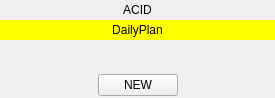
<?xml version="1.0" encoding="UTF-8"?>
<ui version="4.0">
 <class>DailyPlanWidget</class>
 <widget class="QWidget" name="DailyPlanWidget">
  <property name="enabled">
   <bool>true</bool>
  </property>
  <property name="geometry">
   <rect>
    <x>0</x>
    <y>0</y>
    <width>275</width>
    <height>98</height>
   </rect>
  </property>
  <property name="sizePolicy">
   <sizepolicy hsizetype="Fixed" vsizetype="Maximum">
    <horstretch>0</horstretch>
    <verstretch>0</verstretch>
   </sizepolicy>
  </property>
  <property name="minimumSize">
   <size>
    <width>275</width>
    <height>98</height>
   </size>
  </property>
  <property name="maximumSize">
   <size>
    <width>16777215</width>
    <height>16777215</height>
   </size>
  </property>
  <property name="windowTitle">
   <string>LevelsWidget</string>
  </property>
  <property name="autoFillBackground">
   <bool>false</bool>
  </property>
  <layout class="QVBoxLayout" name="verticalLayout">
   <property name="spacing">
    <number>0</number>
   </property>
   <property name="leftMargin">
    <number>0</number>
   </property>
   <property name="topMargin">
    <number>0</number>
   </property>
   <property name="rightMargin">
    <number>0</number>
   </property>
   <property name="bottomMargin">
    <number>0</number>
   </property>
   <item>
    <widget class="QLabel" name="labelACID">
     <property name="sizePolicy">
      <sizepolicy hsizetype="Preferred" vsizetype="Fixed">
       <horstretch>0</horstretch>
       <verstretch>0</verstretch>
      </sizepolicy>
     </property>
     <property name="minimumSize">
      <size>
       <width>275</width>
       <height>20</height>
      </size>
     </property>
     <property name="maximumSize">
      <size>
       <width>16777215</width>
       <height>16777215</height>
      </size>
     </property>
     <property name="frameShape">
      <enum>QFrame::Panel</enum>
     </property>
     <property name="frameShadow">
      <enum>QFrame::Plain</enum>
     </property>
     <property name="lineWidth">
      <number>0</number>
     </property>
     <property name="text">
      <string>ACID</string>
     </property>
     <property name="alignment">
      <set>Qt::AlignCenter</set>
     </property>
    </widget>
   </item>
   <item>
    <widget class="QLabel" name="labelType">
     <property name="sizePolicy">
      <sizepolicy hsizetype="Preferred" vsizetype="Fixed">
       <horstretch>0</horstretch>
       <verstretch>0</verstretch>
      </sizepolicy>
     </property>
     <property name="minimumSize">
      <size>
       <width>270</width>
       <height>20</height>
      </size>
     </property>
     <property name="maximumSize">
      <size>
       <width>16777215</width>
       <height>16777215</height>
      </size>
     </property>
     <property name="styleSheet">
      <string notr="true">background-color: rgb(255, 255, 0);</string>
     </property>
     <property name="frameShape">
      <enum>QFrame::Panel</enum>
     </property>
     <property name="frameShadow">
      <enum>QFrame::Plain</enum>
     </property>
     <property name="lineWidth">
      <number>0</number>
     </property>
     <property name="text">
      <string>DailyPlan</string>
     </property>
     <property name="alignment">
      <set>Qt::AlignCenter</set>
     </property>
     <property name="margin">
      <number>0</number>
     </property>
    </widget>
   </item>
   <item>
    <widget class="QScrollArea" name="scrollArea">
     <property name="sizePolicy">
      <sizepolicy hsizetype="Fixed" vsizetype="MinimumExpanding">
       <horstretch>0</horstretch>
       <verstretch>0</verstretch>
      </sizepolicy>
     </property>
     <property name="minimumSize">
      <size>
       <width>270</width>
       <height>32</height>
      </size>
     </property>
     <property name="maximumSize">
      <size>
       <width>16777215</width>
       <height>16777215</height>
      </size>
     </property>
     <property name="frameShape">
      <enum>QFrame::Panel</enum>
     </property>
     <property name="frameShadow">
      <enum>QFrame::Plain</enum>
     </property>
     <property name="lineWidth">
      <number>0</number>
     </property>
     <property name="verticalScrollBarPolicy">
      <enum>Qt::ScrollBarAlwaysOff</enum>
     </property>
     <property name="horizontalScrollBarPolicy">
      <enum>Qt::ScrollBarAlwaysOff</enum>
     </property>
     <property name="widgetResizable">
      <bool>true</bool>
     </property>
     <property name="alignment">
      <set>Qt::AlignCenter</set>
     </property>
     <widget class="QWidget" name="scrollAreaWidgetContents">
      <property name="geometry">
       <rect>
        <x>0</x>
        <y>0</y>
        <width>270</width>
        <height>32</height>
       </rect>
      </property>
      <property name="sizePolicy">
       <sizepolicy hsizetype="Fixed" vsizetype="MinimumExpanding">
        <horstretch>0</horstretch>
        <verstretch>0</verstretch>
       </sizepolicy>
      </property>
      <property name="minimumSize">
       <size>
        <width>270</width>
        <height>32</height>
       </size>
      </property>
      <property name="maximumSize">
       <size>
        <width>16777215</width>
        <height>16777215</height>
       </size>
      </property>
      <property name="autoFillBackground">
       <bool>true</bool>
      </property>
      <layout class="QGridLayout" name="gridLayout_2" rowstretch="0" columnstretch="0">
       <property name="leftMargin">
        <number>0</number>
       </property>
       <property name="topMargin">
        <number>0</number>
       </property>
       <property name="rightMargin">
        <number>0</number>
       </property>
       <property name="bottomMargin">
        <number>0</number>
       </property>
       <property name="spacing">
        <number>0</number>
       </property>
       <item row="0" column="0">
        <layout class="QGridLayout" name="gridLayout">
         <property name="spacing">
          <number>0</number>
         </property>
        </layout>
       </item>
      </layout>
     </widget>
    </widget>
   </item>
   <item>
    <layout class="QHBoxLayout" name="horizontalLayout" stretch="0,0,0">
     <property name="spacing">
      <number>0</number>
     </property>
     <property name="sizeConstraint">
      <enum>QLayout::SetNoConstraint</enum>
     </property>
     <property name="bottomMargin">
      <number>2</number>
     </property>
     <item>
      <spacer name="horizontalSpacer">
       <property name="orientation">
        <enum>Qt::Horizontal</enum>
       </property>
       <property name="sizeType">
        <enum>QSizePolicy::Expanding</enum>
       </property>
       <property name="sizeHint" stdset="0">
        <size>
         <width>38</width>
         <height>20</height>
        </size>
       </property>
      </spacer>
     </item>
     <item>
      <widget class="QPushButton" name="butNew">
       <property name="text">
        <string>NEW</string>
       </property>
      </widget>
     </item>
     <item>
      <spacer name="horizontalSpacer_2">
       <property name="orientation">
        <enum>Qt::Horizontal</enum>
       </property>
       <property name="sizeType">
        <enum>QSizePolicy::Expanding</enum>
       </property>
       <property name="sizeHint" stdset="0">
        <size>
         <width>38</width>
         <height>20</height>
        </size>
       </property>
      </spacer>
     </item>
    </layout>
   </item>
  </layout>
 </widget>
 <layoutdefault spacing="6" margin="11"/>
 <resources/>
 <connections/>
</ui>
